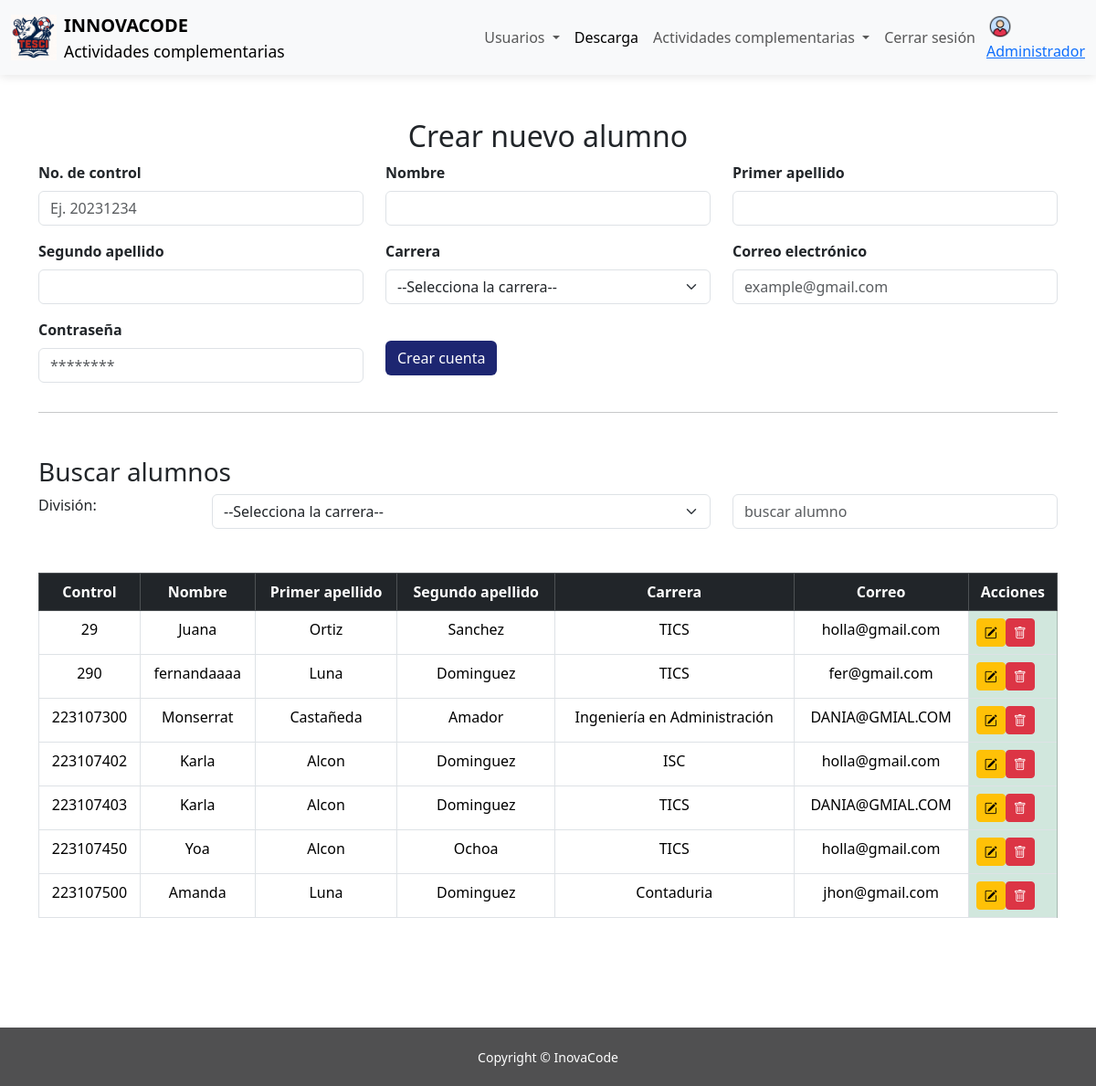
Page /inovacode/paginas/administrar-alumnos.php on the committed database.
### tables this page shows
CREATE TABLE `alumno` (
  `control` int(11) NOT NULL,
  `nombre` varchar(50) NOT NULL,
  `apellido_paterno` varchar(50) NOT NULL,
  `apellido_materno` varchar(50) NOT NULL,
  `carrera` varchar(50) NOT NULL,
  `correo` varchar(100) NOT NULL,
  `contrasena` varchar(200) NOT NULL
);

### inovacode/acciones/ver-alumno.php (called while the page is built, shortened)
<?php
function consultar_tabla_alumnos(){
    $C=conectar();
    $consulta="select * from alumno";
    $res=$C->query($consulta);
    return $res;
}
?>

### inovacode/paginas/administrar-alumnos.php (the view, shortened to what this page needs)
<!DOCTYPE html>
<html lang="es">
<head>
  <link href="https://cdn.jsdelivr.net/npm/bootstrap@5.3.3/dist/css/bootstrap.min.css" rel="stylesheet">
  <link rel="stylesheet" href="../css/estilos.css">
  <link rel="stylesheet" href="https://cdn.jsdelivr.net/npm/bootstrap-icons@1.13.1/font/bootstrap-icons.min.css">
</head>
<body>
  <nav class="navbar navbar-expand-lg bg-body-tertiary ">
      <div class="container-fluid">
          <a class="navbar-brand d-flex align-items-center">
            <img src="../img/logo.jpeg" alt="Logo" width="50" height="50" class="d-inline-block align-text-top me-2">
            <div class="d-flex flex-column">
              <span class="fw-bold">INNOVACODE</span>
              <small>Actividades complementarias</small>
            </div>
          </a>
          <div class="collapse navbar-collapse " id="navbarNav">
            <ul class="navbar-nav ms-auto me-1 ">
              <li class="nav-item dropdown">
                <a class="nav-link dropdown-toggle" href="#" role="button" data-bs-toggle="dropdown" aria-expanded="false">
                    Usuarios
                </a>
              </li>
              <li class="nav-item">
                <a class="nav-link active" aria-current="page" href="#">Descarga</a>
              </li>
              <li class="nav-item dropdown">
                <a class="nav-link dropdown-toggle" href="#" role="button" data-bs-toggle="dropdown" aria-expanded="false">
                  Actividades complementarias
                </a>
              </li>
              <li class="nav-item"><a class="nav-link" href="../index.html">Cerrar sesión</a>
              </li>
            </ul>
            <a class=" d-flex flex-column p-0 " aria-disabled="true"><img src="../img/perfil.png" alt="Logo" width="30"
            height="30" class="d-inline-block align-text-end d-none d-md-block">Administrador</a>
          </div>
      </div>
  </nav>
  <div class="container  justify-content-center mt-5 mb-5">
    <div class="text-center ">
      <h2>Crear nuevo alumno</h2>
      <form action="../acciones/insertar-alumnos.php" method="post">
        <div class="row">
          <div class="mb-3 text-start col-12 col-md-6  col-lg-4">
            <label for="control" class="form-label fw-bold">No. de control</label>
            <input type="text" class="form-control" id="control" name="no_control"
              placeholder="Ej. 20231234" required pattern="[0-9]{9}" title="Debe contener exactamente 9 dígitos numéricos">
          </div>
          <div class="mb-3 text-start col-12 col-md-6  col-lg-4">
            <label for="nom" class="form-label fw-bold">Nombre</label>
            <input type="text" class="form-control" id="nom" name="n"
              placeholder="" required pattern="^[A-Za-zÁÉÍÓÚáéíóúÑñ\s]+$"
              minlength="3" maxlength="50" title="Solo se permiten letras y espacios">
          </div>
          <div class="mb-3 text-start col-12 col-md-6  col-lg-4">
            <label for="ap1" class="form-label fw-bold">Primer apellido</label>
            <input type="text" class="form-control" id="ap1" name="ap1"
              placeholder="" required pattern="^[A-Za-zÁÉÍÓÚáéíóúÑñ\s]+$"
              minlength="3" maxlength="50" title="Solo se permiten letras y espacios">
          </div>
          <div class="mb-3 text-start col-12 col-md-6  col-lg-4">
            <label for="ap2" class="form-label fw-bold">Segundo apellido</label>
            <input type="text" class="form-control" id="ap2" name="ap2"
              placeholder="" required pattern="^[A-Za-zÁÉÍÓÚáéíóúÑñ\s]+$"
              minlength="3" maxlength="50" title="Solo se permiten letras y espacios">
          </div>
          <div class="mb-3 text-start col-12 col-md-6 col-lg-4">
            <label for="carrera" class="form-label fw-bold">Carrera</label>
            <select name="c" id="carrera" class="form-select" required>
            <option value="">--Selecciona la carrera--</option>
          </select>
        </div>
          <div class="mb-3 text-start col-12 col-md-6  col-lg-4">
            <label for="correo" class="form-label fw-bold">Correo electrónico</label>
            <input type="email" class="form-control" id="correo" name="e"
              placeholder="example@gmail.com" required>
          </div>
          <div class="mb-3 text-start col-12 col-md-6  col-lg-4">
            <label for="password" class="form-label fw-bold">Contraseña</label>
            <input type="password" class="form-control" id="password" name="p"
              placeholder="********" required minlength="6" maxlength="20"
              title="Debe tener entre 6 y 20 caracteres">
          </div>
          <div class="mt-4 text-start col-12 col-md-6  col-lg-4">
            <button type="submit" class="btn btn-custom">Crear cuenta</button>
          </div>
        </div>
      </form>
    </div>
    <hr>
    <h3 class="mt-5">Buscar alumnos</h3>
    <form action="bucar alumno">
        <div class="row  mb-5">
          <div class="col-2">
            <label class="form-label" for="division">División:</label>
          </div>
          <div class="col-6">
            <select name="division" id="filtro" class="form-select">
              <option value="">--Selecciona la carrera--</option>
            </select>
          </div>
          <div class="col-4">
              <input type="text" placeholder="buscar alumno" class="form-control" >
          </div>
        </div>
    </form>
    <div class="table-responsive mb-5 text-center ">
      <?php require("../acciones/ver-alumno.php"); ?>
      <table class="table table-bordered ">
        <thead class="table-dark">
          <tr>
            <th>Control</th>
            <th>Nombre</th>
            <th>Primer apellido</th>
            <th>Segundo apellido</th>
            <th>Carrera</th>
            <th>Correo</th>
            <th>Acciones</th>
          </tr>
        </thead>
        <tbody>
          <?php
            $valores = consultar_tabla_alumnos();
            while($p = $valores->fetch_assoc()){
          ?>
          <tr>
            <td><?= $p['control']; ?></td>
            <td><?= $p['nombre']; ?></td>
            <td><?= $p['apellido_paterno']; ?></td>
            <td><?= $p['apellido_materno']; ?></td>
            <td><?= $p['carrera']; ?></td>
            <td><?= $p['correo']; ?></td>
            <td class=" table-success">
              <div class="d-flex">
                 <button class="btn btn-warning btn-sm"
                data-bs-toggle="modal"
                data-bs-target="#modalEditar"
                data-id="<?= $p['control']; ?>"
                data-nombre="<?= $p['nombre']; ?>"
                data-ap1="<?= $p['apellido_paterno']; ?>"
                data-ap2="<?= $p['apellido_materno']; ?>"
                data-carrera="<?= $p['carrera']; ?>"
                data-correo="<?= $p['correo']; ?>"
                data-pass="<?= $p['contrasena']; ?>" title="Editar">
                <i class="bi bi-pencil-square"></i>
              </button>
              <a href="../acciones/eliminar-alumno.php?ID=<?= $p['control']; ?>"
                 class="btn btn-danger btn-sm" title="Eliminar"><i class="bi bi-trash"></i></a>
              </div>
            </td>
          </tr>
          <?php } ?>
        </tbody>
      </table>
    </div>
  </div>
  <br><br><br><br><br>
  <footer class="fixed-bottom footer mt-auto ">
    <div class="container text-center">
      <small>Copyright &copy; InovaCode</small>
    </div>
  </footer>
</body>
</html>

### inovacode/css/estilos.css (style rules this page uses)
.navbar { box-shadow: 0 2px 10px rgba(0, 0, 0, 0.1); }
.footer { background-color: #505051; color: white; text-align: center; padding: 20px 10px; margin-top: 50px; }
.btn-custom { background-color: #1d2671; color: white; transition: 0.3s; }

### rows in the picture
alumno: control "29", nombre "Juana", apellido_paterno "Ortiz", apellido_materno "Sanchez", carrera "TICS", correo "holla@gmail.com"
alumno: control "290", nombre "fernandaaaa", apellido_paterno "Luna", apellido_materno "Dominguez", carrera "TICS", correo "fer@gmail.com"
alumno: control "223107300", nombre "Monserrat", apellido_paterno "Castañeda", apellido_materno "Amador", carrera "Ingeniería en Administración", correo "DANIA@GMIAL.COM"
alumno: control "223107402", nombre "Karla", apellido_paterno "Alcon", apellido_materno "Dominguez", carrera "ISC", correo "holla@gmail.com"
alumno: control "223107403", nombre "Karla", apellido_paterno "Alcon", apellido_materno "Dominguez", carrera "TICS", correo "DANIA@GMIAL.COM"
alumno: control "223107450", nombre "Yoa", apellido_paterno "Alcon", apellido_materno "Ochoa", carrera "TICS", correo "holla@gmail.com"
alumno: control "223107500", nombre "Amanda", apellido_paterno "Luna", apellido_materno "Dominguez", carrera "Contaduria", correo "jhon@gmail.com"
